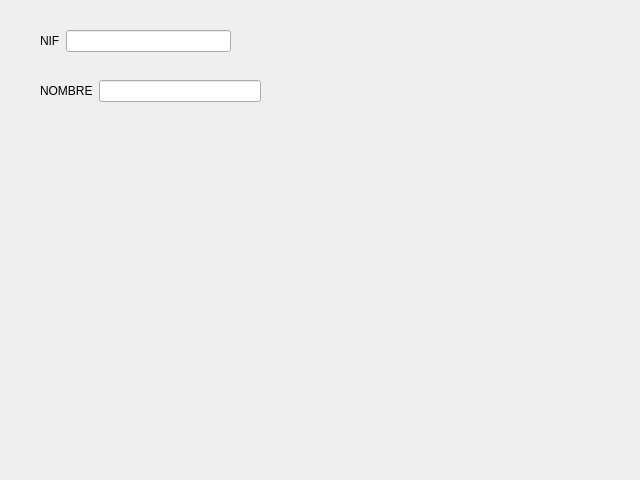
<?xml version="1.0" encoding="UTF-8"?>
<ui version="4.0">
 <class>Form</class>
 <widget class="QWidget" name="Form">
  <property name="geometry">
   <rect>
    <x>0</x>
    <y>0</y>
    <width>640</width>
    <height>480</height>
   </rect>
  </property>
  <property name="windowTitle">
   <string>Form</string>
  </property>
  <widget class="QWidget" name="formLayoutWidget">
   <property name="geometry">
    <rect>
     <x>40</x>
     <y>30</y>
     <width>191</width>
     <height>31</height>
    </rect>
   </property>
   <layout class="QFormLayout" name="formLayout_2">
    <item row="0" column="0">
     <widget class="QLabel" name="nifLabel">
      <property name="text">
       <string>NIF</string>
      </property>
     </widget>
    </item>
    <item row="0" column="1">
     <widget class="QLineEdit" name="nifLineEdit"/>
    </item>
   </layout>
  </widget>
  <widget class="QWidget" name="formLayoutWidget_2">
   <property name="geometry">
    <rect>
     <x>40</x>
     <y>80</y>
     <width>221</width>
     <height>31</height>
    </rect>
   </property>
   <layout class="QFormLayout" name="formLayout_3">
    <item row="0" column="0">
     <widget class="QLabel" name="nombreLabel">
      <property name="text">
       <string>NOMBRE</string>
      </property>
     </widget>
    </item>
    <item row="0" column="1">
     <widget class="QLineEdit" name="nombreLineEdit"/>
    </item>
   </layout>
  </widget>
 </widget>
 <resources/>
 <connections/>
</ui>
